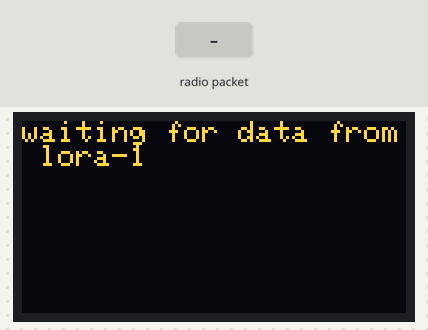
The sketch below on a simulated Arduino Uno, built with avr-gcc and run on an emulated ATmega328P. On the bench: 128×64 one-colour display. The test bench sets the inputs (shaded band). The OLED is the two-colour kind (top 16 rows yellow); no radio packets arrive unless stated; what the sketch prints to the serial monitor is not drawn.

Above: at 3.2 s.
3.3 s: radio packet "1" arrives
At 4.5 s:
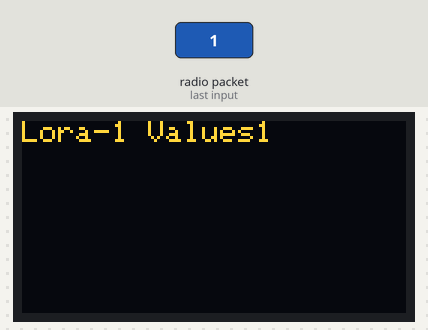
4.8 s: radio packet "0" arrives
At 5.7 s:
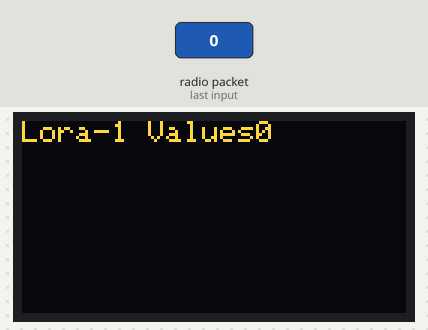
6.3 s: radio packet "2" arrives
Timing chart, 0 to 9.3 s (numbered marks = the images above; inputs shaded):
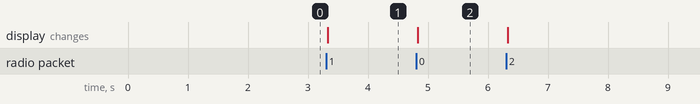

Measured:
- after the input at 3.3 s, the display: changes at once (image 1)
- after the input at 4.8 s, the display: changes at once (image 2)

The sketch:

recei.ino
```cpp
/*************************************************************
Receiver code which get data from parent sensor board.
**************************************************************/

#include <SPI.h>
#include <LoRa.h>
#include <Wire.h>
#include <Adafruit_GFX.h>
#include <Adafruit_SSD1306.h>

// OLED Display Settings
#define SCREEN_WIDTH 128              // OLED display width, in pixels
#define SCREEN_HEIGHT 64              // OLED display height, in pixels
#define OLED_RESET    -1              // Reset pin (or -1 if not used)
Adafruit_SSD1306 display(SCREEN_WIDTH, SCREEN_HEIGHT, &Wire, OLED_RESET);

void setup() {
  Serial.begin(9600);
  while (!Serial);

  Serial.println("LoRa Receiver");

  // Initialize LoRa
  if (!LoRa.begin(433E6)) {
    Serial.println("Starting LoRa failed!");
    while (1);
  }

  // Initialize OLED
  if (!display.begin(SSD1306_SWITCHCAPVCC, 0x3C)) {
    Serial.println(F("SSD1306 allocation failed"));
    while (1);
  }

  display.clearDisplay();
  display.setTextSize(1);
  display.setTextColor(SSD1306_WHITE);
  display.setCursor(0, 0);
  display.print("waiting for data from lora-1");
  display.display();
  delay(2000);  // Wait for the OLED to display the message
}

void loop() {
  // Try to parse the incoming packet
  int packetSize = LoRa.parsePacket();

  if (packetSize) {
    // Received a packet
    Serial.print("Received packet '");

    // Read and display packet content
    String packetContent = "";
    while (LoRa.available()) {
      char c = (char)LoRa.read();
      packetContent += c;
      Serial.print(c);  // Print to Serial Monitor
    }

    // Print RSSI of the packet
    Serial.print("' with RSSI ");
    int packetRssi = LoRa.packetRssi();
    Serial.println(packetRssi);

    // Display packet information on the OLED
    display.clearDisplay();
    display.setCursor(0, 0);
    display.print("Lora-1 Values");
    if (packetContent.length() > 14) {
      display.setCursor(0, 10);
      display.print(packetContent.substring(14, 28));  // First 16 characters
      display.setCursor(0, 20);
      display.print(packetContent.substring(30, 45));  // Next 16 characters
      display.setCursor(0, 30);
      display.print(packetContent.substring(51, 62));  // Next 16 characters
      display.setCursor(0, 40);
      display.print(packetContent.substring(72, 88));
    } else {
      display.print(packetContent);  // If it's short, just print the full content
    }

    // Display RSSI


    // display.print(packetRssi);  // Display RSSI value
    display.display();
  }
}
```
